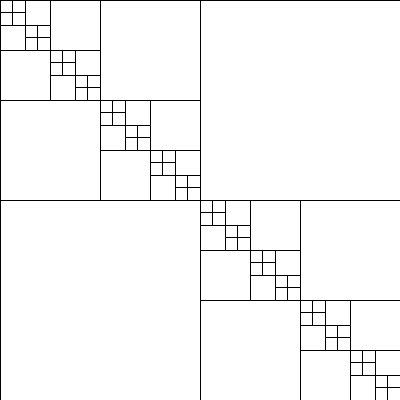
Frame 1 (no input)
Frame 2 (the mouse pressed at the canvas centre, redrawn once): identical to frame 1, image omitted

The Processing sketch that drew this single still picture (run headless with seeded random() and noise(); the mouse was pressed at the canvas centre and the sketch redrawn once):

// Processing sketch: sk_recursive_squares
// ── sk_recursive_squares.pde
void setup()
{
  size( 400, 400 );
  noLoop();  // アニメーションしない
}
void draw()
{
  drawSquare( 0, 0, 400, 5 );  // 最初の再帰呼び出し
}

/**
  再帰関数：正方形を再帰的に左上と右下に描画する．
*/
void drawSquare( float fX, float fY, float fSize, int iLevel )
{
  square( fX, fY, fSize );
  
  if( iLevel > 0 )  // 再帰の継続条件
  {
    float fNewSize = fSize/2;  // 子の大きさ
    drawSquare( fX, fY, fNewSize, iLevel - 1 );                        // 再帰呼び出し：左上
    drawSquare( fX + fNewSize, fY + fNewSize, fNewSize, iLevel - 1 );  // 再帰呼び出し：右下
  }
}
